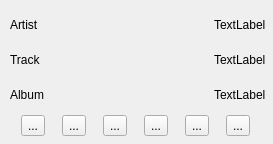
<?xml version="1.0" encoding="UTF-8"?>
<ui version="4.0">
 <class>myPlayer</class>
 <widget class="QDialog" name="myPlayer">
  <property name="geometry">
   <rect>
    <x>0</x>
    <y>0</y>
    <width>273</width>
    <height>144</height>
   </rect>
  </property>
  <property name="windowTitle">
   <string>Player</string>
  </property>
  <property name="sizeGripEnabled">
   <bool>false</bool>
  </property>
  <widget class="QWidget" name="">
   <property name="geometry">
    <rect>
     <x>10</x>
     <y>10</y>
     <width>256</width>
     <height>126</height>
    </rect>
   </property>
   <layout class="QVBoxLayout" name="verticalLayout_2">
    <item>
     <layout class="QVBoxLayout" name="verticalLayout">
      <item>
       <layout class="QHBoxLayout" name="horizontalLayout_2">
        <item>
         <widget class="QLabel" name="label">
          <property name="text">
           <string>Artist</string>
          </property>
         </widget>
        </item>
        <item>
         <spacer name="horizontalSpacer">
          <property name="orientation">
           <enum>Qt::Horizontal</enum>
          </property>
          <property name="sizeHint" stdset="0">
           <size>
            <width>40</width>
            <height>20</height>
           </size>
          </property>
         </spacer>
        </item>
        <item>
         <widget class="QLabel" name="_Artist">
          <property name="text">
           <string>TextLabel</string>
          </property>
         </widget>
        </item>
       </layout>
      </item>
      <item>
       <layout class="QHBoxLayout" name="horizontalLayout_3">
        <item>
         <widget class="QLabel" name="label_2">
          <property name="text">
           <string>Track</string>
          </property>
         </widget>
        </item>
        <item>
         <spacer name="horizontalSpacer_2">
          <property name="orientation">
           <enum>Qt::Horizontal</enum>
          </property>
          <property name="sizeHint" stdset="0">
           <size>
            <width>40</width>
            <height>20</height>
           </size>
          </property>
         </spacer>
        </item>
        <item>
         <widget class="QLabel" name="_Track">
          <property name="text">
           <string>TextLabel</string>
          </property>
         </widget>
        </item>
       </layout>
      </item>
      <item>
       <layout class="QHBoxLayout" name="horizontalLayout_4">
        <item>
         <widget class="QLabel" name="label_3">
          <property name="text">
           <string>Album</string>
          </property>
         </widget>
        </item>
        <item>
         <spacer name="horizontalSpacer_3">
          <property name="orientation">
           <enum>Qt::Horizontal</enum>
          </property>
          <property name="sizeHint" stdset="0">
           <size>
            <width>40</width>
            <height>20</height>
           </size>
          </property>
         </spacer>
        </item>
        <item>
         <widget class="QLabel" name="_Album">
          <property name="text">
           <string>TextLabel</string>
          </property>
         </widget>
        </item>
       </layout>
      </item>
     </layout>
    </item>
    <item>
     <layout class="QHBoxLayout" name="horizontalLayout">
      <item>
       <widget class="QToolButton" name="Previous">
        <property name="text">
         <string>...</string>
        </property>
        <property name="icon">
         <iconset resource="bittons.qrc">
          <normaloff>:/Buttons/Previous.jpg</normaloff>:/Buttons/Previous.jpg</iconset>
        </property>
        <property name="iconSize">
         <size>
          <width>30</width>
          <height>30</height>
         </size>
        </property>
       </widget>
      </item>
      <item>
       <widget class="QToolButton" name="Play">
        <property name="enabled">
         <bool>true</bool>
        </property>
        <property name="text">
         <string>...</string>
        </property>
        <property name="icon">
         <iconset resource="bittons.qrc">
          <normaloff>:/Buttons/Play.jpg</normaloff>:/Buttons/Play.jpg</iconset>
        </property>
        <property name="iconSize">
         <size>
          <width>30</width>
          <height>30</height>
         </size>
        </property>
        <property name="autoRaise">
         <bool>false</bool>
        </property>
       </widget>
      </item>
      <item>
       <widget class="QToolButton" name="Pause">
        <property name="text">
         <string>...</string>
        </property>
        <property name="icon">
         <iconset resource="bittons.qrc">
          <normaloff>:/Buttons/Pause.jpg</normaloff>:/Buttons/Pause.jpg</iconset>
        </property>
        <property name="iconSize">
         <size>
          <width>30</width>
          <height>30</height>
         </size>
        </property>
       </widget>
      </item>
      <item>
       <widget class="QToolButton" name="Next">
        <property name="text">
         <string>...</string>
        </property>
        <property name="icon">
         <iconset resource="bittons.qrc">
          <normaloff>:/Buttons/Next.jpg</normaloff>:/Buttons/Next.jpg</iconset>
        </property>
        <property name="iconSize">
         <size>
          <width>30</width>
          <height>30</height>
         </size>
        </property>
       </widget>
      </item>
      <item>
       <widget class="QToolButton" name="Stop">
        <property name="text">
         <string>...</string>
        </property>
        <property name="icon">
         <iconset resource="bittons.qrc">
          <normaloff>:/Buttons/Stop.jpg</normaloff>:/Buttons/Stop.jpg</iconset>
        </property>
        <property name="iconSize">
         <size>
          <width>30</width>
          <height>30</height>
         </size>
        </property>
       </widget>
      </item>
      <item>
       <widget class="QToolButton" name="Add">
        <property name="text">
         <string>...</string>
        </property>
        <property name="icon">
         <iconset resource="bittons.qrc">
          <normaloff>:/Buttons/Add.jpg</normaloff>:/Buttons/Add.jpg</iconset>
        </property>
        <property name="iconSize">
         <size>
          <width>30</width>
          <height>30</height>
         </size>
        </property>
       </widget>
      </item>
     </layout>
    </item>
   </layout>
  </widget>
 </widget>
 <resources>
  <include location="bittons.qrc"/>
 </resources>
 <connections/>
</ui>
